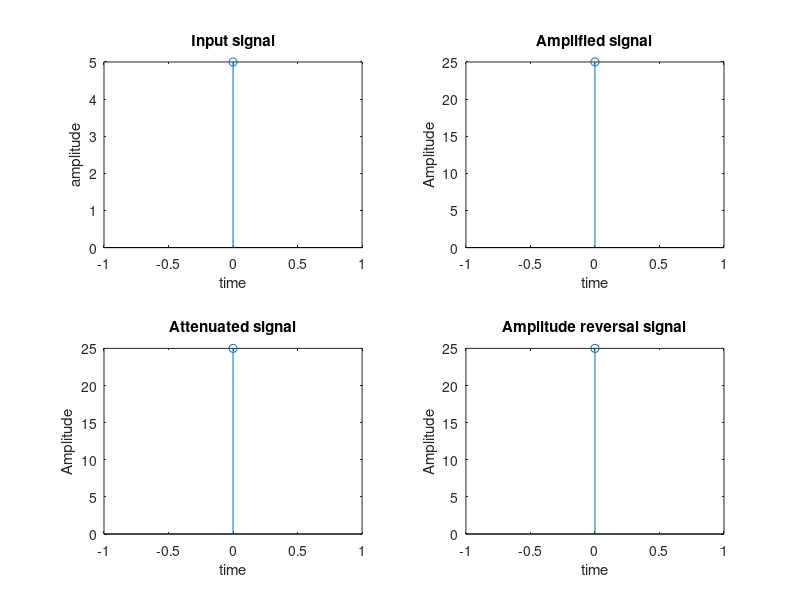
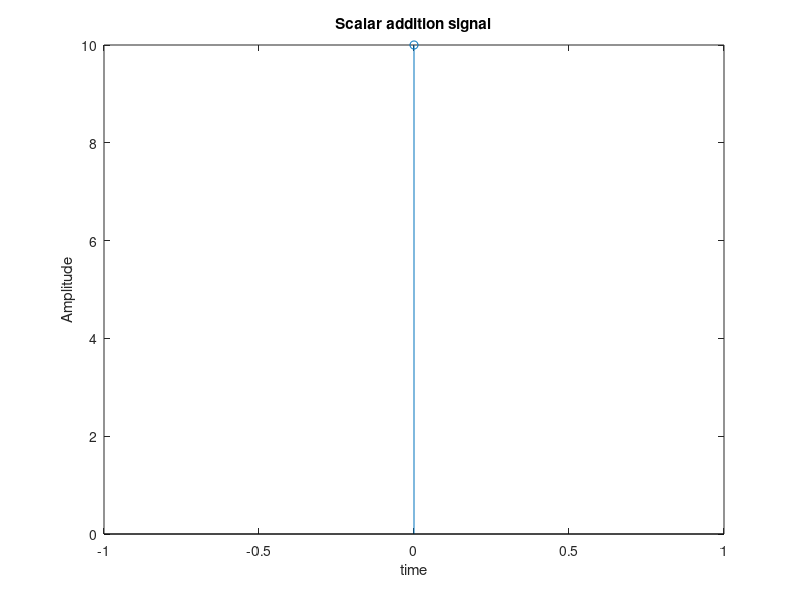

MATLAB code for these plots, in order:
clc;
clear all;
close all;
%operations on the amplitude of signal
x=input('Enter input sequence:');
a=input('Enter amplification factor:');
b=input('Enter attenuation factor:');
c=input('Enter amplitude reversal factor:');
y1=a*x;
y2=b*x;
y3=c*x;
n=length(x);
subplot(2,2,1);
stem(0:n-1,x);
xlabel('time');
ylabel('amplitude');
title('Input signal');
subplot(2,2,2);
stem(0:n-1,y1);
xlabel('time');
ylabel('Amplitude');
title('Amplified signal');
subplot(2,2,3);
stem(0:n-1,y2);
xlabel('time');
ylabel('Amplitude');
title('Attenuated signal');
subplot(2,2,4);
stem(0:n-1,y3);
xlabel('time');
ylabel('Amplitude');
title('Amplitude reversal signal');
%scalar addition
d=input('Input the scalar to be added:');
y4=d+x;
figure(2);
stem(0:n-1,y4);
xlabel('time');
ylabel('Amplitude');
title('Scalar addition signal');